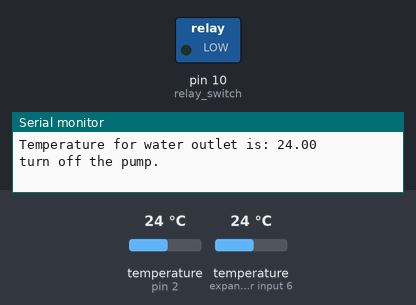
Recording of a sketch running on a simulated Arduino Uno, built with avr-gcc and run on an emulated ATmega328P. Shown: switched loads named in the sketch (green lamp = pin HIGH), the last lines printed to the serial monitor. Inputs (shaded band) come from the test bench; at power-on: temperature (sensors on pin 2, expander input 6) 24 °C.

Above: at 4.3 s.
4.4 s: temperature (sensor on pin 2) set to 23.4 °C
At 7.5 s:
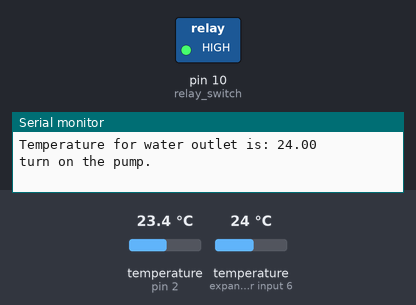
8.2 s: temperature (sensor on pin 2) set to 28 °C
At 10.2 s:
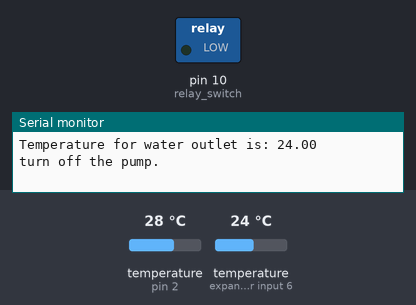
12.0 s: temperature (sensor on pin 2) set to 12 °C
At 12.8 s:
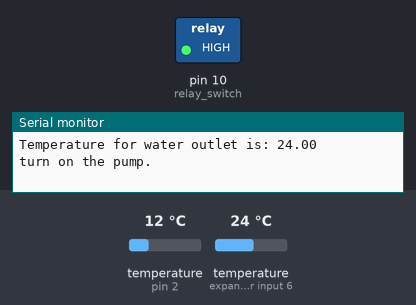
Timing chart, 0 to 15.0 s (numbered marks = the images above; inputs shaded):
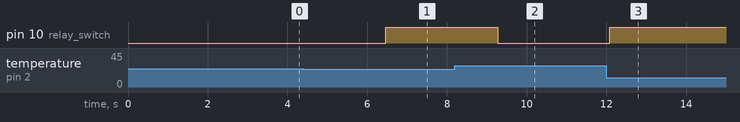

Measured:
- the behaviour switches between 24 and 23.9 °C on temperature (sensor on pin 2) (found by bisection; images 0 and 1)
- after the input at 4.4 s, pin 10 (relay_switch): LOW → HIGH after 2.1 s
- after the input at 8.2 s, pin 10 (relay_switch): HIGH → LOW after 1.1 s
- after the input at 12.0 s, pin 10 (relay_switch): LOW → HIGH after 0.09 s

The sketch:

two_sensors_and_LED_with_oneWire_Explained.ino
```cpp
// Include the libraries we need
#include <OneWire.h>
#include <DallasTemperature.h>

// All data wire are plugged into port 2 on the Arduino
#define temp_sensors 2
#define relay_switch 10
float temp_in;
float temp_out;

// Setup a oneWire instance to communicate with any OneWire devices (not just Maxim/Dallas temperature ICs)
// call the library oneWire, provide a name to your Onewire devices (we called them "Sajjie")
// and provide the pin number of these "Sajje" devices (our pin number is temp_sensor = 2)
OneWire Sajje(temp_sensors);

// Pass our oneWire reference to Dallas Temperature.
// call the library oneWire, name your Dallas library (we called them "Dallas")
// and provide the "Sajje" devices reference to Dallas
// The & symbol in a C++ variable declaration means it's a reference. https://en.wikipedia.org/wiki/Reference_%28C%2B%2B%29
DallasTemperature Dallas(&Sajje);

/*
 * The setup function. We only start the sensors here
 */
void setup(void)
{
  // start serial port
  Serial.begin(9600);
  Serial.println("Dallas Temperature IC Control Library Demo");

  // Start up the Dallas library
  Dallas.begin();

  // setup the pin for pump
  pinMode(relay_switch, OUTPUT);
}

/*
 * Main function, get and show the temperature
 */
void loop(void)
{
  // call sensors.requestTemperatures() to issue a global temperature
  // request to all devices on the bus
  Serial.print("Requesting temperatures...");

  // Send the command to get temperatures using Dallas Library (same as printing "Done" using the "Serial" library)
  Dallas.requestTemperatures();
  Serial.println("DONE");
  // We use the function ByIndex
  temp_in = Dallas.getTempCByIndex(0);
  temp_out = Dallas.getTempCByIndex(1);

  // After we got the temperatures, we can print them here.
  Serial.print("Temperature for water inlet is: ");
  Serial.println(temp_in);
  Serial.print("Temperature for water outlet is: ");
  Serial.println(temp_out);

  if (temp_out - temp_in > 0){
    Serial.println("turn on the pump.");
    Serial.println(" ");
    digitalWrite(relay_switch,HIGH);
  }
  else {
    Serial.println("turn off the pump.");
    digitalWrite(relay_switch,LOW);
    Serial.println(" ");
  }

  delay(2000);

}
```
